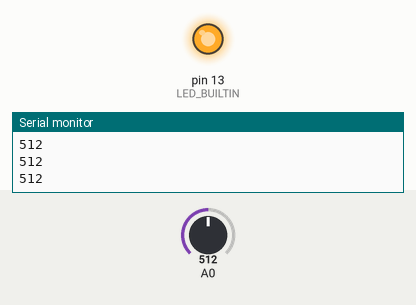
Simulated run of this sketch. Board: Arduino Uno, built with avr-gcc and run on an emulated ATmega328P. Parts: output pins drawn as LEDs (lit = HIGH), the last lines printed to the serial monitor. The test bench sets the inputs (shaded band); at power-on: A0 = 512.

Above: at 1.2 s.
1.3 s: A0 set to 497
At 1.8 s:
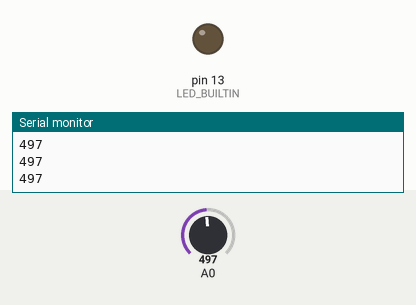
2.8 s: A0 set to 522
At 4.0 s:
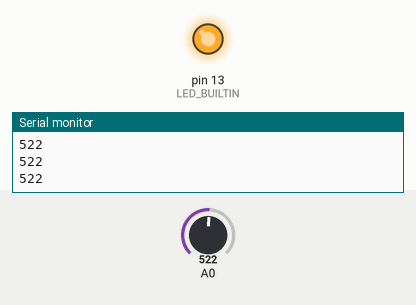
4.3 s: A0 set to 511
At 5.3 s:
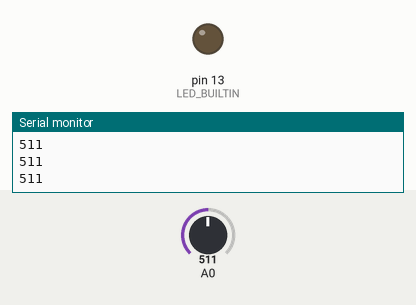
Timing chart, 0 to 7.3 s (numbered marks = the images above; inputs shaded):
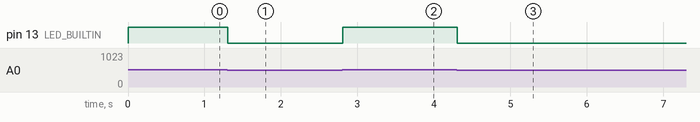

The sketch:

3.6_Conditionals_I.ino
```cpp
int photo = 0;

void setup() {
pinMode(LED_BUILTIN, OUTPUT);
digitalWrite(LED_BUILTIN, LOW);
Serial.begin(9600);
}

void loop() {
  photo = analogRead(0);
  Serial.println(photo);

  if(photo >= 512){
    digitalWrite(LED_BUILTIN, HIGH);
  }
  else{
    digitalWrite(LED_BUILTIN, LOW);

  }
}
```

Measured:
- the behaviour switches between 512 and 511 on A0 (found by bisection; images 0 and 1)
- after the input at 1.3 s, pin 13 (LED_BUILTIN): HIGH → LOW at once
- after the input at 2.8 s, pin 13 (LED_BUILTIN): LOW → HIGH at once
- after the input at 4.3 s, pin 13 (LED_BUILTIN): HIGH → LOW at once
